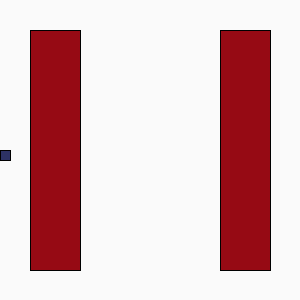
Frame 1 (no input)
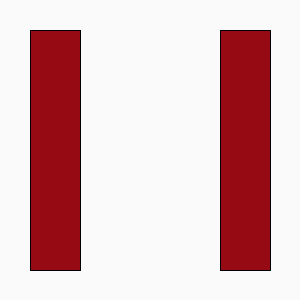
Frame 60 (the mouse pressed at the canvas centre just before this capture)
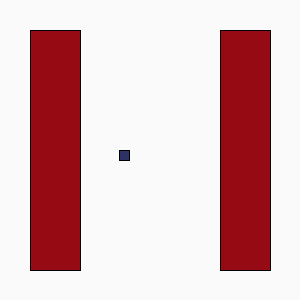
Frame 120 (the mouse held since frame 60 and released just before this capture)

The Processing sketch that drew these frames (run headless with seeded random() and noise(); from frame 60 on, the mouse is pressed at the canvas centre):

// Processing sketch: processing_159238
// ── processing_159238.pde




void setup() {  
size (300,300);  
}
int i=0;
void draw() {  
background(250);
fill(45,50,100);
cuadrados(i,150,10,10);
i=i+1;
if(i>=300){
i=0;
}
fill(150,10,20);
cuadrados(30,30,50,240);
cuadrados(220,30,50,240);

}
void cuadrados(int x, int y,int a, int h){
rect(x,y,a,h);
}
